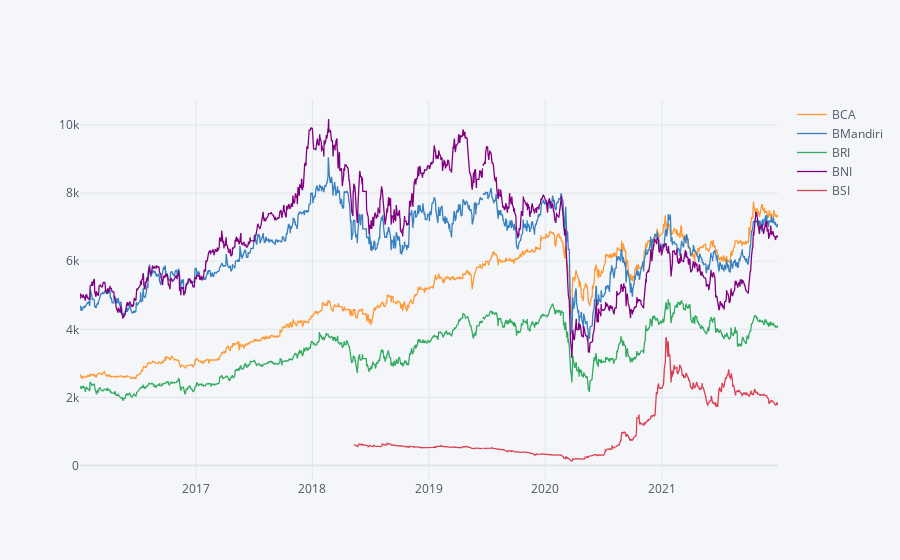

Notebook cell for this chart:
### Code cell
# plotly
bank_stocks.xs(key='Close',axis=1,level='Stock Info').iplot()

### Figure 1 — Plotly figure (JSON) as saved in the notebook; plotly's stock layout.template omitted (floating-point values rounded to 4 significant figures; data arrays with more than 128 entries replaced by an {"elided": "..."} marker saying what was removed)
{"data": [{"line": {"color": "rgba(255, 153, 51, 1.0)", "dash": "solid", "shape": "linear", "width": 1.3}, "mode": "lines", "name": "BCA", "text": "", "type": "scatter", "x": {"elided": "1508 str values"}, "y": {"elided": "1508 int values"}}, {"line": {"color": "rgba(55, 128, 191, 1.0)", "dash": "solid", "shape": "linear", "width": 1.3}, "mode": "lines", "name": "BMandiri", "text": "", "type": "scatter", "x": {"elided": "1508 str values"}, "y": {"elided": "1508 mixed values"}}, {"line": {"color": "rgba(50, 171, 96, 1.0)", "dash": "solid", "shape": "linear", "width": 1.3}, "mode": "lines", "name": "BRI", "text": "", "type": "scatter", "x": {"elided": "1508 str values"}, "y": {"elided": "1508 mixed values"}}, {"line": {"color": "rgba(128, 0, 128, 1.0)", "dash": "solid", "shape": "linear", "width": 1.3}, "mode": "lines", "name": "BNI", "text": "", "type": "scatter", "x": {"elided": "1508 str values"}, "y": {"elided": "1508 mixed values"}}, {"line": {"color": "rgba(219, 64, 82, 1.0)", "dash": "solid", "shape": "linear", "width": 1.3}, "mode": "lines", "name": "BSI", "text": "", "type": "scatter", "x": {"elided": "1508 str values"}, "y": {"elided": "1508 mixed values"}}], "layout": {"legend": {"bgcolor": "#F5F6F9", "font": {"color": "#4D5663"}}, "paper_bgcolor": "#F5F6F9", "plot_bgcolor": "#F5F6F9", "title": {"font": {"color": "#4D5663"}}, "xaxis": {"gridcolor": "#E1E5ED", "showgrid": true, "tickfont": {"color": "#4D5663"}, "title": {"font": {"color": "#4D5663"}, "text": ""}, "zerolinecolor": "#E1E5ED"}, "yaxis": {"gridcolor": "#E1E5ED", "showgrid": true, "tickfont": {"color": "#4D5663"}, "title": {"font": {"color": "#4D5663"}, "text": ""}, "zerolinecolor": "#E1E5ED"}}}
